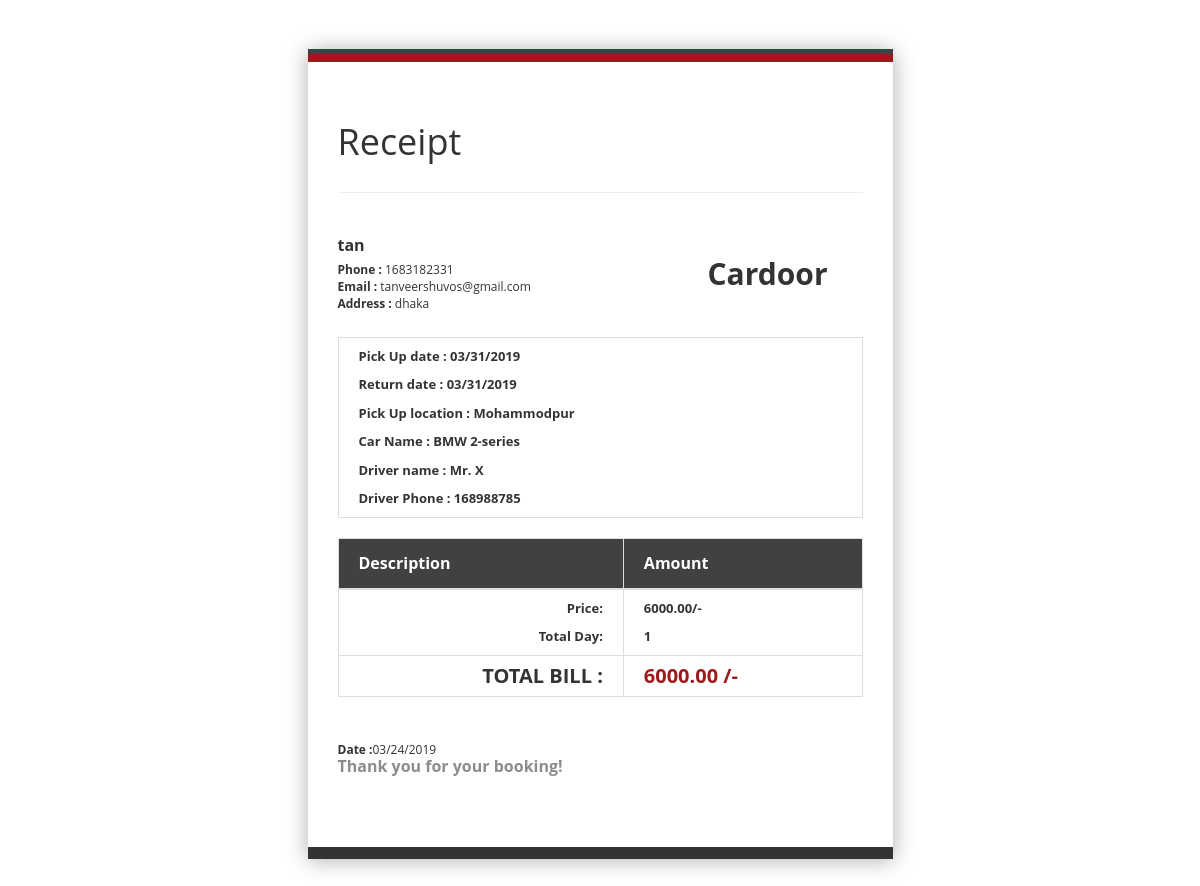
The app's page /receipt.php?id=219907 with its own data.
### tables this page shows
CREATE TABLE `booking_details` (
  `booking_id` varchar(20) NOT NULL,
  `car_id` int(20) NOT NULL,
  `pick_date` varchar(20) NOT NULL,
  `return_date` varchar(20) NOT NULL,
  `total_day` int(5) NOT NULL,
  `total_bill` float(10,2) NOT NULL,
  `price` float(10,2) NOT NULL,
  `pickup_location` varchar(20) NOT NULL,
  `booking_date` varchar(20) NOT NULL,
  `cus_id` int(20) NOT NULL
);

CREATE TABLE `user_details` (
  `cus_id` int(20) NOT NULL,
  `name` varchar(50) NOT NULL,
  `email` varchar(50) NOT NULL,
  `phone` varchar(15) NOT NULL,
  `address` varchar(100) NOT NULL,
  `password` varchar(50) NOT NULL
);

CREATE TABLE `car_details` (
  `car_id` int(20) NOT NULL,
  `car_name` varchar(100) NOT NULL,
  `price` float(10,2) NOT NULL,
  `car_details` varchar(1000) NOT NULL,
  `class` varchar(20) NOT NULL,
  `fuel` varchar(20) NOT NULL,
  `door` varchar(20) NOT NULL,
  `gearbox` varchar(20) NOT NULL,
  `driver_name` varchar(50) NOT NULL,
  `driver_phone` int(15) NOT NULL,
  `img1` varchar(250) NOT NULL,
  `img2` varchar(250) NOT NULL,
  `img3` varchar(250) NOT NULL,
  `renter_id` int(20) NOT NULL
);

### receipt.php (the view, shortened to what this page needs)
<link href="//maxcdn.bootstrapcdn.com/bootstrap/3.3.0/css/bootstrap.min.css" rel="stylesheet" id="bootstrap-css">
<?php
$conn= connect();
if (isset($_GET['id'])){
	$booking_id = $_GET['id'];
	$sql = "SELECT * FROM `booking_details` as b , car_details as c , user_details as u
					WHERE b.car_id=c.car_id AND b.cus_id=u.cus_id AND b.booking_id ='$booking_id'";
	$resultData=$conn->query($sql);
	foreach($resultData as $view){
		$name		= $view['name'];
		$email	= $view['email'];
		$phone	= $view['phone'];
		$address	= $view['address'];
		$driver_phone	= $view['driver_phone'];
		$driver_name	= $view['driver_name'];
		$car_name	= $view['car_name'];
		$price	= $view['price'];
		$pickup_location	= $view['pickup_location'];
		$total_bill	= $view['total_bill'];
		$total_day	= $view['total_day'];
		$pick_date	= $view['pick_date'];
		$return_date	= $view['return_date'];
		$date	= $view['booking_date'];
	}
}
?>
<div class="container">
	<div class="row">
        <div class="receipt-main col-xs-10 col-sm-10 col-md-6 col-xs-offset-1 col-sm-offset-1 col-md-offset-3">
            <div class="row">
    			<div class="receipt-header">
					<div class="col-xs-12 col-sm-12 col-md-12 text-left">
						<div class="receipt-right">
							<h1>Receipt</h1>
						</div>
					</div>
				</div>
            </div>
						<hr>
			<div class="row">
				<div class="receipt-header receipt-header-mid">
					<div class="col-xs-8 col-sm-8 col-md-8 text-left">
						<div class="receipt-right">
							<h5><?=$name?></h5>
							<p><b>Phone :</b> <?=$phone?> </p>
							<p><b>Email :</b> <?=$email?></p>
							<p><b>Address :</b> <?=$address?></p>
						</div>
					</div>
					<div class="col-xs-4 col-sm-4 col-md-4">
						<div class="receipt-left">
							<h2><b>Cardoor</b></h2>
						</div>
					</div>
				</div>
            </div>
									<div>
										<table class="table table-bordered">
																	<td class="text-left">
																	<p>
																			<strong> Pick Up date :  <?=$pick_date?> </strong>
																	</p>
																	<p>
																			<strong>Return date :  <?=$return_date?> </strong>
																	</p>
																	<p>
																			<strong>Pick Up location : <?=$pickup_location?> </strong>
																	</p>
																	<p>
																			<strong>Car Name : <?=$car_name?></strong>
																	</p>
																	<p>
																			<strong>Driver name : <?=$driver_name?></strong>
																	</p>
																	<p>
																			<strong>Driver Phone : <?=$driver_phone?></strong>
																	</p>
										</td>
											</table>
									</div>
									<div>
              <table class="table table-bordered">
                          <thead>
                              <tr>
                                  <th>Description</th>
                                  <th>Amount</th>
                              </tr>
                          </thead>
                            <td class="text-right">
                            <p>
                                <strong> Price: </strong>
                            </p>
                            <p>
                                <strong>Total Day: </strong>
                            </p>
													</td>
                            <td>
                            <p>
                                <strong><i class="fa fa-inr"></i> <?=$price?>/-</strong>
                            </p>
                            <p>
                                <strong><i class="fa fa-inr"></i><?=$total_day?></strong>
                            </p>
							</td>
                        <tr>
                            <td class="text-right"><h2><strong>Total Bill : </strong></h2></td>
                            <td class="text-left text-danger"><h2><strong><i class="fa fa-inr"></i><?=$total_bill?> /-</strong></h2></td>
                        </tr>
                </table>
            </div>
			<div class="row">
				<div class="receipt-header receipt-header-mid receipt-footer">
					<div class="col-xs-8 col-sm-8 col-md-8 text-left">
						<div class="receipt-right">
							<p><b>Date :</b><?=$date?>  </p>
							<h5 style="color: rgb(140, 140, 140);">Thank you for your booking!</h5>
						</div>
					</div>
				</div>
            </div>
        </div>
	</div>
</div>

### receipt.php (style rules this page uses)
.text-danger strong { color: #9f181c; }
.receipt-main { background: #ffffff none repeat scroll 0 0; border-bottom: 12px solid #333333; border-top: 12px solid #9f181c; margin-top: 50px; margin-bottom: 50px; padding: 40px 30px !important; position: relative; box-shadow: 0 1px 21px #acacac; color: #333333; font-family: open sans; }
.receipt-main p { color: #333333; font-family: open sans; line-height: 1.42857; }
.receipt-main::after { background: #414143 none repeat scroll 0 0; content: ""; height: 5px; left: 0; position: absolute; right: 0; top: -13px; }
.receipt-main thead { background: #414143 none repeat scroll 0 0; }
.receipt-main thead th { color:#fff; }
.receipt-right h5 { font-size: 16px; font-weight: bold; margin: 0 0 7px 0; }
.receipt-right p { font-size: 12px; margin: 0px; }
.receipt-main td { padding: 9px 20px !important; }
.receipt-main th { padding: 13px 20px !important; }
.receipt-main td { font-size: 13px; font-weight: initial !important; }
.receipt-main td p:last-child { margin: 0; padding: 0; }
.receipt-main td h2 { font-size: 20px; font-weight: 900; margin: 0; text-transform: uppercase; }
.receipt-header-mid { margin: 24px 0; overflow: hidden; }

### records on screen
booking_details: cus.name "tan", cus.phone "1683182331", cus.email "tanveershuvos@gmail.com", cus.address "dhaka", pick_date "03/31/2019", return_date "03/31/2019", pickup_location "Mohammodpur", car.car_name "BMW 2-series", car.driver_name "Mr. X", car.driver_phone "168988785", car.price "6000.00", total_day "1", total_bill "6000.00", booking_date "03/24/2019"
